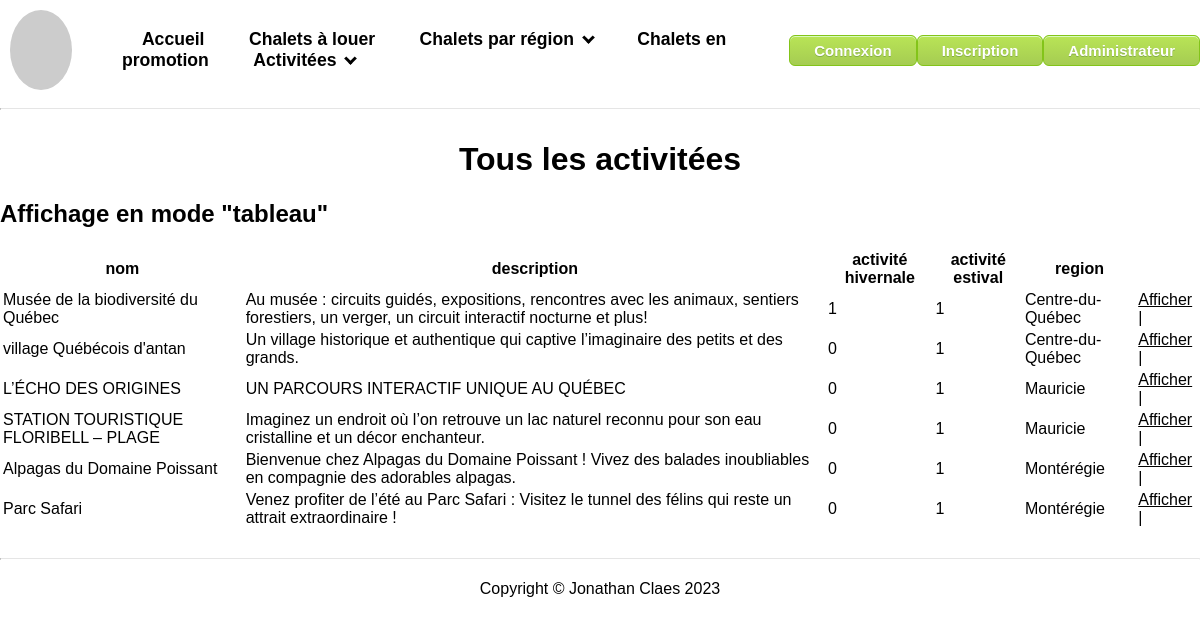
/liste_activite.php, run on the app's committed database.
### tables this page shows
CREATE TABLE `activites` (
  `id` int NOT NULL,
  `nom_activite` varchar(50) NOT NULL,
  `description_activite` text NOT NULL,
  `hiver_activite` tinyint(1) NOT NULL,
  `ete_activite` tinyint(1) NOT NULL,
  `fk_region` int NOT NULL
);

CREATE TABLE `regions` (
  `id` int NOT NULL,
  `nom` varchar(50) NOT NULL
);

### controlleurs/ControlleurActivite.php (called while the page is built, shortened)
<?php
require_once './modeles/activite.php';
class ControlleurActivite {
    function afficherTableau() {
        $activite = modele_activite::ObtenirTous();
        require './vues/activite/tableau.php';
    }
}
?>

### modeles/activite.php (called while the page is built, shortened)
<?php
class modele_activite {
    public function __construct($id, $nom_activite, $description_activite, $hiver_activite, $ete_activite, $fk_region) {
        $this->id = $id;
        $this->nom_activite = $nom_activite;
        $this->description_activite = $description_activite;
        $this->hiver_activite = $hiver_activite;
        $this->ete_activite = $ete_activite;
        $this->nom_region = $this->getNomRegion($fk_region);
    }
    private function getNomRegion($fk_region) {
       $mysqli = self::connecter();
        if ($requete = $mysqli->prepare("SELECT nom FROM regions WHERE id = ?")) {
            $requete->bind_param("i", $fk_region);
            $requete->execute();
        $result = $requete->get_result();
        if ($enregistrement = $result->fetch_assoc()) {
             return $enregistrement['nom'];
            }
                }
        return '';
            }
    static function connecter() {
        $mysqli = new mysqli(Dd::$host, Dd::$username, Dd::$password, Dd::$database);
        return $mysqli;
    }
    public static function ObtenirTous() {
        $liste = [];
        $mysqli = self::connecter();
        $resultatRequete = $mysqli->query("SELECT id, nom_activite, description_activite, hiver_activite, ete_activite, fk_region FROM activites ORDER BY fk_region, nom_activite");
        foreach ($resultatRequete as $enregistrement) {
            $liste[] = new modele_activite($enregistrement['id'], $enregistrement['nom_activite'], $enregistrement['description_activite'],$enregistrement['hiver_activite'], $enregistrement['ete_activite'], $enregistrement['fk_region']);
        }
        return $liste;
    }
}
?>

### vues/activite/tableau.php (the view)
<h2>Affichage en mode "tableau"</h2>
<table>
    <tr>
        <th>nom</th>
        <th>description</th>
        <th>activité hivernale</th>
        <th>activité estival</th>
        <th>region</th>
    </tr>
    <?php
        foreach ($activite as $activites) {
    ?>
        <tr>
            <td><?= $activites->nom_activite ?></td>
            <td><?= $activites->description_activite ?></td>
            <td><?= $activites->hiver_activite ?></td>
            <td><?= $activites->ete_activite ?></td>
            <td><?= $activites->nom_region ?></td>
            <td>
                <a href="fiche_activite.php?id=<?= $activites->id ?>">Afficher</a>
                |
            </td>
        </tr>
    <?php
        }
    ?>
</table>

### css/styles.css (style rules this page uses)
html { margin:0; padding:0 }
body { margin: 100px 0 0 0; padding: 20px 0; font-family: Arial, sans-serif; align-items: center; justify-content: center; }
.light-mode, .light-mode a, .light-mode header { background-color: white; color: black; }

### data on the page
activites: nom_activite "Musée de la biodiversité du Québec", description_activite "Au musée : circuits guidés, expositions, rencontres avec les animaux, sentiers forestiers, un verger, un circuit interactif nocturne et plus!", hiver_activite "1", ete_activite "1", fk_region.nom "Centre-du-Québec"
activites: nom_activite "village Québécois d'antan", description_activite "Un village historique et authentique qui captive l’imaginaire des petits et des grands.", hiver_activite "0", ete_activite "1", fk_region.nom "Centre-du-Québec"
activites: nom_activite "L’ÉCHO DES ORIGINES", description_activite "UN PARCOURS INTERACTIF UNIQUE AU QUÉBEC", hiver_activite "0", ete_activite "1", fk_region.nom "Mauricie"
activites: nom_activite "STATION TOURISTIQUE FLORIBELL – PLAGE", description_activite "Imaginez un endroit où l’on retrouve un lac naturel reconnu pour son eau cristalline et un décor enchanteur.", hiver_activite "0", ete_activite "1", fk_region.nom "Mauricie"
activites: nom_activite "Alpagas du Domaine Poissant", description_activite "Bienvenue chez Alpagas du Domaine Poissant ! Vivez des balades inoubliables en compagnie des adorables alpagas.", hiver_activite "0", ete_activite "1", fk_region.nom "Montérégie"
activites: nom_activite "Parc Safari", description_activite "Venez profiter de l’été au Parc Safari : Visitez le tunnel des félins qui reste un attrait extraordinaire !", hiver_activite "0", ete_activite "1", fk_region.nom "Montérégie"
